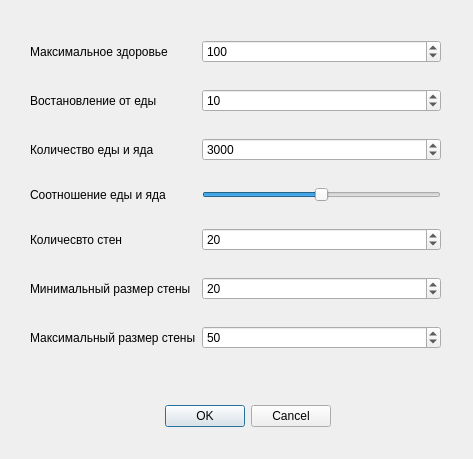
<?xml version="1.0" encoding="UTF-8"?>
<ui version="4.0">
 <class>SettingsMenu</class>
 <widget class="QDialog" name="SettingsMenu">
  <property name="geometry">
   <rect>
    <x>0</x>
    <y>0</y>
    <width>473</width>
    <height>459</height>
   </rect>
  </property>
  <property name="windowTitle">
   <string>Dialog</string>
  </property>
  <widget class="QDialogButtonBox" name="buttonBox">
   <property name="geometry">
    <rect>
     <x>150</x>
     <y>400</y>
     <width>181</width>
     <height>32</height>
    </rect>
   </property>
   <property name="orientation">
    <enum>Qt::Horizontal</enum>
   </property>
   <property name="standardButtons">
    <set>QDialogButtonBox::Cancel|QDialogButtonBox::Ok</set>
   </property>
  </widget>
  <widget class="QWidget" name="gridLayoutWidget">
   <property name="geometry">
    <rect>
     <x>30</x>
     <y>20</y>
     <width>411</width>
     <height>351</height>
    </rect>
   </property>
   <layout class="QGridLayout" name="gridLayout">
    <item row="0" column="2">
     <widget class="QSpinBox" name="max_hp_box">
      <property name="minimum">
       <number>10</number>
      </property>
      <property name="maximum">
       <number>500</number>
      </property>
      <property name="value">
       <number>100</number>
      </property>
     </widget>
    </item>
    <item row="3" column="2">
     <widget class="QSlider" name="ratio_box">
      <property name="maximum">
       <number>1000</number>
      </property>
      <property name="singleStep">
       <number>10</number>
      </property>
      <property name="value">
       <number>500</number>
      </property>
      <property name="orientation">
       <enum>Qt::Horizontal</enum>
      </property>
     </widget>
    </item>
    <item row="5" column="0">
     <widget class="QLabel" name="label_10">
      <property name="text">
       <string>Минимальный размер стены</string>
      </property>
     </widget>
    </item>
    <item row="0" column="0">
     <widget class="QLabel" name="label_5">
      <property name="text">
       <string>Максимальное здоровье</string>
      </property>
     </widget>
    </item>
    <item row="1" column="2">
     <widget class="QSpinBox" name="food_heal_box">
      <property name="minimum">
       <number>1</number>
      </property>
      <property name="maximum">
       <number>100</number>
      </property>
      <property name="value">
       <number>10</number>
      </property>
     </widget>
    </item>
    <item row="4" column="2">
     <widget class="QSpinBox" name="count_walls_box">
      <property name="maximum">
       <number>50</number>
      </property>
      <property name="value">
       <number>20</number>
      </property>
     </widget>
    </item>
    <item row="6" column="0">
     <widget class="QLabel" name="label_11">
      <property name="text">
       <string>Максимальный размер стены</string>
      </property>
     </widget>
    </item>
    <item row="2" column="2">
     <widget class="QSpinBox" name="max_food_poison_box">
      <property name="minimum">
       <number>0</number>
      </property>
      <property name="maximum">
       <number>7000</number>
      </property>
      <property name="singleStep">
       <number>100</number>
      </property>
      <property name="value">
       <number>3000</number>
      </property>
     </widget>
    </item>
    <item row="3" column="0">
     <widget class="QLabel" name="label_8">
      <property name="text">
       <string>Соотношение еды и яда</string>
      </property>
     </widget>
    </item>
    <item row="4" column="0">
     <widget class="QLabel" name="label_9">
      <property name="text">
       <string>Количесвто стен</string>
      </property>
     </widget>
    </item>
    <item row="1" column="0">
     <widget class="QLabel" name="label_6">
      <property name="text">
       <string>Востановление от еды</string>
      </property>
     </widget>
    </item>
    <item row="6" column="2">
     <widget class="QSpinBox" name="max_wall_size">
      <property name="maximum">
       <number>100</number>
      </property>
      <property name="value">
       <number>50</number>
      </property>
     </widget>
    </item>
    <item row="2" column="0">
     <widget class="QLabel" name="label_7">
      <property name="text">
       <string>Количество еды и яда</string>
      </property>
     </widget>
    </item>
    <item row="5" column="2">
     <widget class="QSpinBox" name="min_wall_size">
      <property name="maximum">
       <number>50</number>
      </property>
      <property name="value">
       <number>20</number>
      </property>
     </widget>
    </item>
   </layout>
  </widget>
 </widget>
 <resources/>
 <connections>
  <connection>
   <sender>buttonBox</sender>
   <signal>accepted()</signal>
   <receiver>SettingsMenu</receiver>
   <slot>accept()</slot>
   <hints>
    <hint type="sourcelabel">
     <x>248</x>
     <y>254</y>
    </hint>
    <hint type="destinationlabel">
     <x>157</x>
     <y>274</y>
    </hint>
   </hints>
  </connection>
  <connection>
   <sender>buttonBox</sender>
   <signal>rejected()</signal>
   <receiver>SettingsMenu</receiver>
   <slot>reject()</slot>
   <hints>
    <hint type="sourcelabel">
     <x>316</x>
     <y>260</y>
    </hint>
    <hint type="destinationlabel">
     <x>286</x>
     <y>274</y>
    </hint>
   </hints>
  </connection>
 </connections>
</ui>
